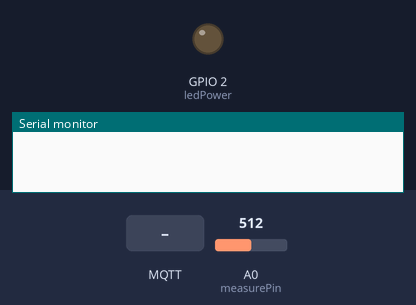
The sketch below on a simulated ESP8266 (NodeMCU). On the bench: output pins drawn as LEDs (lit = HIGH), the last lines printed to the serial monitor. The test bench sets the inputs (shaded band); at power-on: A0 (measurePin) = 512. WiFi joins after 1.5 s; servers stay silent unless stated; random numbers use the default seed unless the sketch sets one; no MQTT or app messages arrive unless stated.

Above: at 0.0 s.
At 2.7 s:
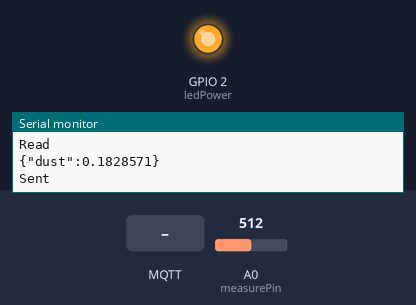
2.8 s: MQTT message "1" arrives on the first subscribed topic
8.0 s: MQTT message "on" arrives on the first subscribed topic
13.0 s: MQTT message "off" arrives on the first subscribed topic
Timing chart, 0 to 16.0 s (numbered marks = the images above; inputs shaded):
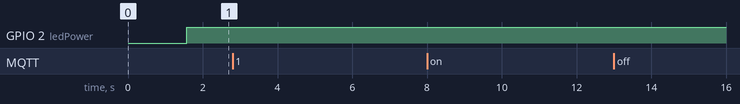

The sketch:

mqtt_esp8266_2.ino
```cpp
#include <ESP8266WiFi.h>
#include <PubSubClient.h>
#include <ArduinoJson.h>
#include <ArduinoJson.hpp>

// Khai bao bien cam bien bui
int measurePin = A0;  //Chan vout cua GP2Y10
int ledPower = 2;     //Chan led
int samplingTime = 280;
int deltaTime = 40;
int sleepTime = 9680;
float voMeasured = 0;
float calcVoltage = 0;
float dustDensity = 0 ;

//wifi and server config
const char* ssid = "Redmi K40";
const char* password = "Hung2002";
const char* mqtt_server = "192.168.24.152";
WiFiClient espClient;
PubSubClient client(espClient);
unsigned long lastMsg = 0;
#define MSG_BUFFER_SIZE	(50)
char msg[MSG_BUFFER_SIZE];
int value = 0;

void setup_wifi() {

  delay(10);
  // We start by connecting to a WiFi network
  Serial.println();
  Serial.print("Connecting to ");
  Serial.println(ssid);

  WiFi.mode(WIFI_STA);
  WiFi.begin(ssid, password);

  while (WiFi.status() != WL_CONNECTED) {
    delay(500);
    Serial.print(".");
  }

  randomSeed(micros());

  Serial.println("");
  Serial.println("WiFi connected");
  Serial.println("IP address: ");
  Serial.println(WiFi.localIP());
}

void callback(char* topic, byte* payload, unsigned int length) {
  Serial.print("Message arrived [");
  Serial.print(topic);
  Serial.print("] ");
  for (int i = 0; i < length; i++) {
    Serial.print((char)payload[i]);
  }
  Serial.println();

  // Switch on the LED if an 1 was received as first character
  if ((char)payload[0] == '1') {
    digitalWrite(BUILTIN_LED, LOW);   // Turn the LED on (Note that LOW is the voltage level
    // but actually the LED is on; this is because
    // it is active low on the ESP-01)
  } else {
    digitalWrite(BUILTIN_LED, HIGH);  // Turn the LED off by making the voltage HIGH
  }

}

void reconnect() {
  // Loop until we're reconnected
  while (!client.connected()) {
    Serial.print("Attempting MQTT connection...");
    // Create a random client ID
    String clientId = "ESP8266Client-";
    clientId += String(random(0xffff), HEX);
    // Attempt to connect
    if (client.connect(clientId.c_str())) {
      Serial.println("connected");
      // Once connected, publish an announcement...
      client.publish("outTopic", "hello world");
      // ... and resubscribe
      client.subscribe("inTopic");
    } else {
      Serial.print("failed, rc=");
      Serial.print(client.state());
      Serial.println(" try again in 5 seconds");
      // Wait 5 seconds before retrying
      delay(5000);
    }
  }
}

void setup() {
  pinMode(BUILTIN_LED, OUTPUT);     // Initialize the BUILTIN_LED pin as an output
  Serial.begin(115200);
  pinMode(ledPower,OUTPUT);
  setup_wifi();
  client.setServer(mqtt_server, 1883);
  client.setCallback(callback);
}

void loop() {

  if (!client.connected()) {
    reconnect();
  }
  client.loop();
  digitalWrite(ledPower,LOW); // Bat IR LED
  delayMicroseconds(samplingTime);  //Delay 0.28ms
  voMeasured = analogRead(measurePin); // Doc gia tri ADC V0
  delayMicroseconds(deltaTime); //Delay 0.04ms
  digitalWrite(ledPower,HIGH); // Tat LED
  delayMicroseconds(sleepTime); //Delay 9.68ms

  // Tinh dien ap tu gia tri ADC
  calcVoltage = voMeasured * (3.3 / 1024); //Dien ap cua cam bien
  if (calcVoltage < 0.583)
    dustDensity = 0;
  else
    dustDensity = 6 * calcVoltage / 35 - 0.1;

  // Serialize data to Json format
  StaticJsonDocument<1024> doc;
  char output[100];
  doc["dust"] = dustDensity;
  Serial.println("Read");
  serializeJson(doc, output);
  Serial.println(output);

  client.publish("home/esp8266", output); // publish to home/esp8266
  Serial.println("Sent");
  delay(5000);

}
```
